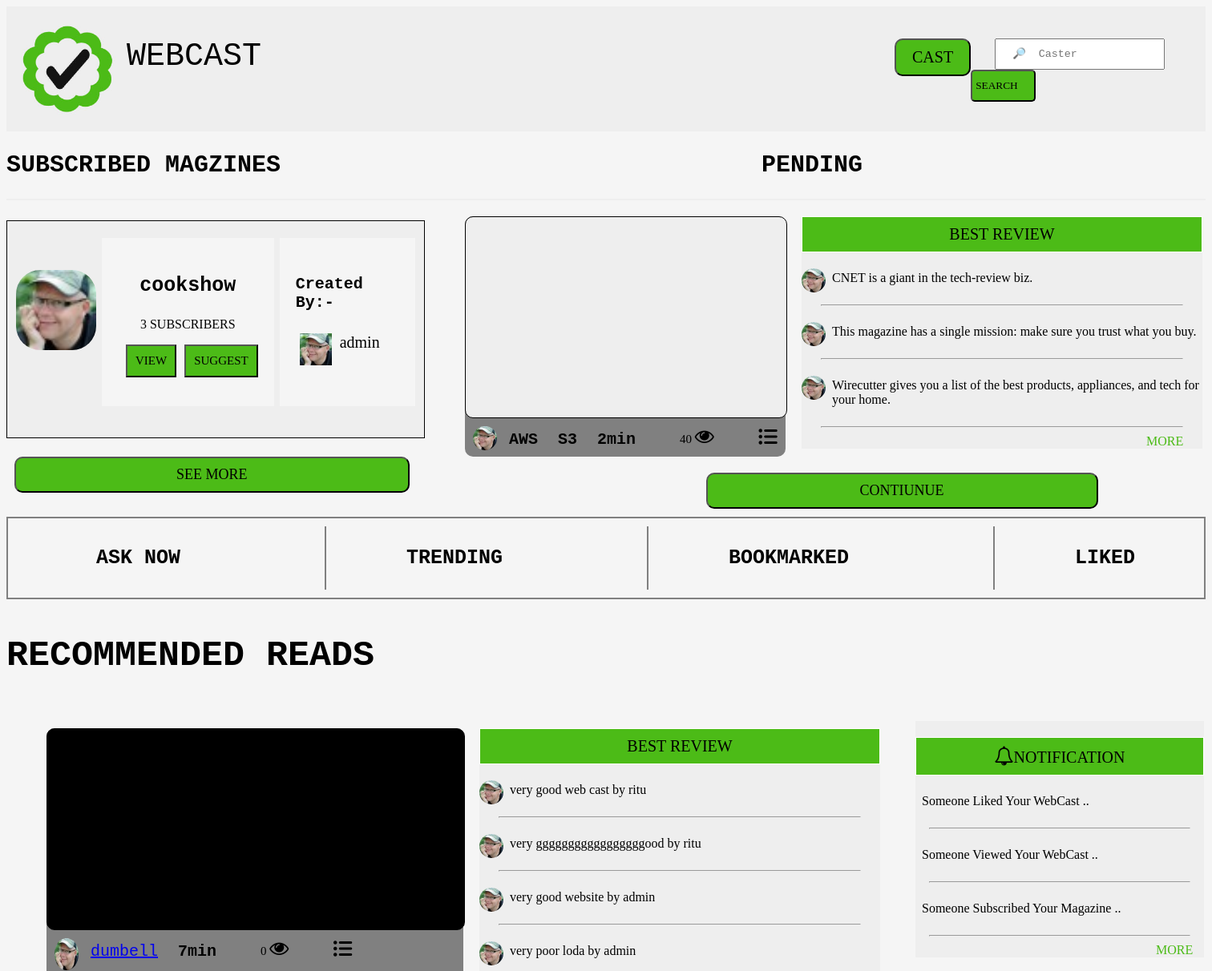
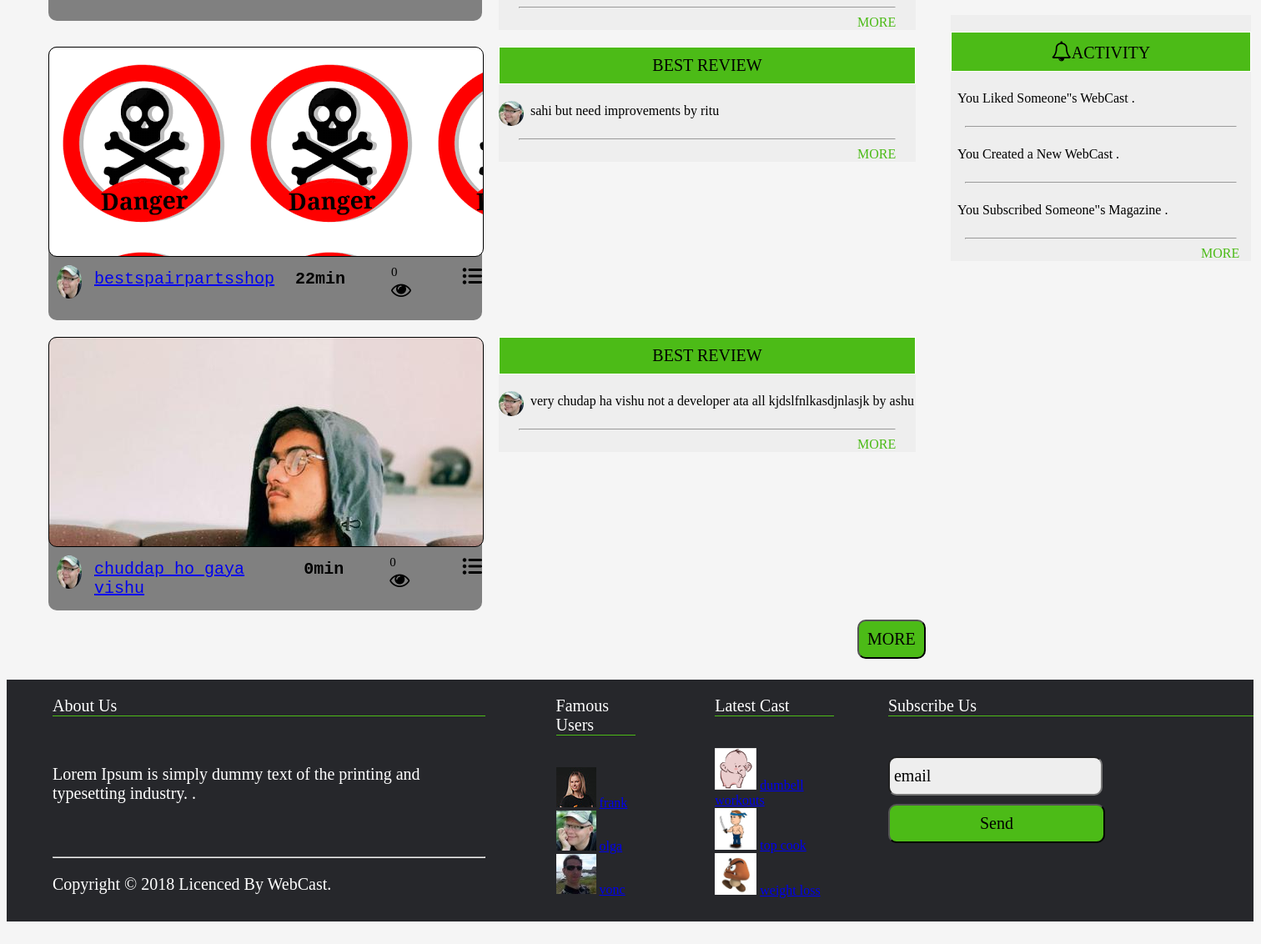
Page /profile/admin/ on the committed database (2 pictures, top to bottom).
### magazine/models.py (models this page shows, shortened)
class Magazines(models.Model):
    author=models.ForeignKey('accounts.UserModel',on_delete=models.CASCADE)
    name=models.CharField(max_length=20)
    subscribed_user=models.ManyToManyField(User,blank=True,verbose_name="subscribed")
    is_monetize=models.BooleanField(default=False)
    def __str__(self):
        return self.name

class Casts(models.Model):
    publish=models.DateTimeField(default=datetime.datetime.now())
    publish_by=models.ForeignKey('accounts.UserModel',on_delete=models.CASCADE,related_name="published_by",blank=True,null=True)
    magazine=models.ForeignKey(Magazines,on_delete=models.CASCADE)
    title=models.CharField(max_length=40)
    content=models.TextField(max_length=1000,blank=True,null=True)
    thumbnail=models.ImageField(upload_to="media/",null=True,blank=True)
    upvotes=models.ManyToManyField('accounts.UserModel',blank=True,verbose_name="liked")
    slug=models.SlugField(max_length=100,blank=True,null=True,unique=True)
    time=models.PositiveSmallIntegerField(default=0)
    tag=TaggableManager()
    def __str__(self):
        return self.title
    def get_absolute_url(self):
        slug=slugify(self.title)+makeslugs(self.publish)
        return reverse('magazine:cast',kwargs={'slug':slug})

class Comments(models.Model):
    comment_by=models.ForeignKey('accounts.UserModel',on_delete=models.CASCADE)
    comment=models.CharField(max_length=100,null=True,blank=True)
    commented_cast=models.ForeignKey(Casts,on_delete=models.CASCADE,blank=True,null=True)
    is_pos=models.BooleanField(default=True)
    upvotes=models.PositiveIntegerField(default=0)
    def __str__(self):
        return f'{self.comment} by {self.comment_by}'

### accounts/models.py (models this page shows, shortened)
class UserModel(models.Model):
    user=models.OneToOneField(User,on_delete=models.CASCADE)
    profile=models.ImageField(upload_to='media/',blank=True)
    my_subscribed_magazine=models.ManyToManyField('magazine.Magazines',blank=True,null=True)
    def __str__(self):
        return str(self.user)

class Notifications(models.Model):
    notify_to=models.ForeignKey(UserModel,on_delete=models.CASCADE)
    notify=models.CharField(max_length=40,choices=CHOICES)
    def __str__(self):
        return self.notify

class Activity(models.Model):
    act_of=models.ForeignKey(UserModel,on_delete=models.CASCADE)
    activity=models.CharField(max_length=55,choices=ACHOICES)

### magazine/views.py (the view)
# urls.py: path('profile/<str:username>/',views.all_casts,name="home"),
def all_casts(request,username):
    user=User.objects.get(username=username)
    usermodel=UserModel.objects.get(user=user.id)
    magazines=usermodel.my_subscribed_magazine.all()
    if len(magazines)>0:
        magazine=magazines[0]
        print("subscribed mah=gazine ",magazine)
        author=magazine.author.__str__()
        print("author ",author)
        total_subscribers=len(magazines)
        print("total subscribers ",total_subscribers)
    else:
        author=""
        magazine=[]
        total_subscribers=0
    print("done")
    three_activity=usermodel.activity_set.all()[:3]
    three_activit=[]
    for i in three_activity:
        three_activit.append(i.activity)
    print("activities ",three_activit)
    three_notification=usermodel.notifications_set.all()[:3]
    print("notifications ",three_notification)
    subscribed_magazine=user.magazines_set.all()
    print("magazine subscribed  ",subscribed_magazine)
    casts=[]
    for magazin in subscribed_magazine:
        if magazin.casts_set.all():
            casts.append(magazin.casts_set.all())
    if len(casts)>3:
        casts=casts[:3]
    else:
        casts=casts[:len(casts)]
    castr = []
    print("done")
    if len(casts)>0:
        for cast1 in casts[0]:
            castr.append(cast1)
        print(castr)
    context={'author':author,'totsub':total_subscribers,'magazine':magazine,'threeact':three_activit,
             'threenot':three_notification,'webcasts':casts,'casts':castr}
    return render(request, "magazine/all.html",context)

### magazine/models.py (called while the page is built)
def makeslugs(date):
    year=date.year
    day=date.day
    month=date.month
    s=f'-{year}-{month}-{day}'
    return s

### magazine/templates/magazine/all.html (shortened to what this page needs)
{%extends 'magazine/base.html'%}
{%block content%}
{%load static%}
<div class="head1">
<h2> SUBSCRIBED MAGZINES </h2>
    <h2 style="margin-left:600px;">PENDING</h2>
</div>
<div class="head10">
<div class="head7">
<div class="head2">
    <img src="{%static 'accounts/frank.jpg'%}" style="WIDTH:100PX; HEIGHT:100PX;border-radius:30px;">
</div>
<div class="head3">
    <h3>{{magazine}}</h3>
    <p>{{totsub}} SUBSCRIBERS</p>
    <div class="head4">
    <button>VIEW</button>
     <button>SUGGEST</button>
        </div>
</div>
<div class="head5">
    <h4>Created By:-</h4>
    <div class="head6">
    <img src="{%static 'accounts/frank.jpg'%}" style="height:40px; width:40px; margin-left:5px;margin-right:10px;">
        <p style="font-family:verdena; font-size:20px;margin-top:0px;">{{author}}</p>
    </div>
</div>
</div>
<div class="head9">
<div class="left">
</div>
<div class="head8">
<img src="{%static 'accounts/frank.jpg'%}" style="width:30px; height:30px;border-radius:50%;">
<h6 style="margin-left:15px; font-size:20px; font-family:monospace; margin-top:5px;">AWS</h6>
<h6 style="margin-left:25px; font-size:20px; font-family:monospace;margin-top:5px;">S3</h6>
<h6 style="margin-left:25px; font-size:20px; font-family:monospace;margin-top:5px;">2min</h6>
<p style="margin-left:55px; font-size:15px; font-family:verdena;margin-top:0.5px;">40 <i style="font-size:24px" class="fa">&#xf06e;</i></p>
<i style='font-size:24px;margin-left:55px;margin-top:1px;' class='fas'>&#xf0ca;</i>
</div>
</div>
    <div class="for">
<div class="review">
    <div class="best">
        <p>BEST REVIEW</p>
    </div>
    <div class="small">
    <img src="{%static 'accounts/frank.jpg'%}" style="width:30px; height:30px;border-radius:50%;">
    <p> CNET is a giant in the tech-review biz.</p>
    </div>
    <hr class="new">
    <div class="small">
    <img src="{%static 'accounts/frank.jpg'%}" style="width:30px; height:30px;border-radius:50%;">
    <p>This magazine has a single mission: make sure you trust what you buy. </p>
    </div>
    <hr class="new">
    <div class="small">
    <img src="{%static 'accounts/frank.jpg'%}" style="width:30px; height:30px;border-radius:50%;">
    <p>Wirecutter gives you a list of the best products, appliances, and tech for your home. </p>
    </div>
    <hr class="new">
        <a style="margin-left:430px; color:#4CBB17;cursor:pointer;">MORE</a>
</div>
    </div>
    </div>
<div class="but1">
<div class="see">
    <button>SEE MORE</button>
</div>
<div class="continue">
     <button>CONTIUNUE</button>
</div>
    </div>
<div class="head11">
<div class="activity">
<p>ASK NOW</p>
</div>
<div class="trending">
<p>TRENDING</p>
</div>
<div class="store">
<p>BOOKMARKED</p>
</div>
<div class="liked">
<p>LIKED</p>
</div>
</div>
<div class="recommended">
    <p>RECOMMENDED READS</p>
</div>
<div class="read2" style="display:inline;">
    {%for cast in casts%}
<div class="reads">
    <div class="head91">
        <div class="left91" style='background:url("{{cast.thumbnail.url}}");'>
</div>
<div class="head8">
<img src="{%static 'accounts/frank.jpg'%}" style="width:30px; height:40px;border-radius:50%;">
<a style="margin-left:15px; font-size:20px; font-family:monospace; margin-top:5px;" href="{{cast.get_absolute_url}}" target="_blank">{{cast.title}}</a>
<h6 style="margin-left:25px; font-size:20px; font-family:monospace;margin-top:5px;">{{cast.time}}min</h6>
<p style="margin-left:55px; font-size:15px; font-family:verdena;margin-top:0.5px;">0 <i style="font-size:24px" class="fa">&#xf06e;</i></p>
<i style='font-size:24px;margin-left:55px;margin-top:1px;' class='fas'>&#xf0ca;</i>
</div>
</div>
    <div class="for">
<div class="review">
    <div class="best">
        <p>BEST REVIEW</p>
    </div>
    {%for comment in cast.comments_set.all%}
    <div class="small">
    <img src="{%static 'accounts/frank.jpg'%}" style="width:30px; height:30px;border-radius:50%;">
    <p> {{comment}}</p>
    </div>
    <hr class="new">
    {%endfor%}
<a style="margin-left:430px; color:#4CBB17;cursor:pointer;">MORE</a>
</div>
    </div>
</div>
    {%endfor%}
    <div class="for1" style="margin-left:1000px;margin-top:1px;">
<div class="review1" style="width:360px;position:absolute;top:900px;left:1132px;">
    <div class="best">
       <p><i style="font-size:24px" class="fa">&#xf0a2;</i>NOTIFICATION</p>
    </div>
    {%for noti in threenot%}
    <div class="small">
    <p> {{noti}}.</p>
    </div>
    <hr class="new">
    {%endfor%}
    <a style="margin-left:300px; color:#4CBB17;cursor:pointer;">MORE</a>
</div>
    </div>
</div>
    <div class="for1" style="float:right;">
<div class="review1">
    <div class="best">
       <p><i style="font-size:24px" class="fa">&#xf0a2;</i>ACTIVITY</p>
    </div>
    {%for act in threeact%}
    <div class="small">
    <p>{{act}}</p>
    </div>
    <hr class="new">
     {%endfor%}
     <a  style="margin-left:300px; color:#4CBB17;cursor:pointer;">MORE</a>
</div>
    </div>
<div class="more" >
<button>MORE</button>
</div>
<div class="footer">
    <div class="about" style="margin-left:55px;">
        <p style="font-size:20px;border-bottom:1px solid #4CBB17;font-family:consolas;color:white;">About Us</p>
        <br>
        <p style="font-size:20px; font-family:consolas;color:white;">Lorem Ipsum is simply dummy text of the printing and typesetting industry. .</p>
        <br>
        <br>
    <div class="copyright" style="">
        <hr style="color:#4CBB17;">
        <p style="font-size:20px; font-family:consolas;color:white;">Copyright &copy; 2018 Licenced By WebCast.</p>
    </div>
    </div>
    <div class="trend-people" style="margin-left:85px;">
    <p style="font-size:20px;border-bottom:1px solid #4CBB17;font-family:consolas;color:white;">Famous Users</p>
        <br>
    <img src="{%static 'accounts/olga.jpg'%}"><span>  <a href="#">frank</a></span>
        <br>
    <img src="{%static 'accounts/frank.jpg'%}"><span>  <a href="#">olga</a></span>
        <br>
    <img src="{%static 'accounts/vonc.jpg'%}"><span>  <a href="#">vonc</a></span>
    </div>
    <div class="latest-cast" style="margin-left:95px;">
       <p style="font-size:20px;border-bottom:1px solid #4CBB17;font-family:consolas;color:white;">Latest Cast</p>
        <br>
    <img src="{%static 'accounts/300px1.jpg'%}" style="height:50px;width:50px;"><span>  <a href="#">dumbell workouts</a></span>
        <br>
    <img src="{%static 'accounts/300px2.jpg'%}" style="height:50px;width:50px;"><span>  <a href="#">top cook</a></span>
        <br>
    <img src="{%static 'accounts/300px3.jpg'%}" style="height:50px;width:50px;"><span>  <a href="#">weight loss</a></span>
    </div>
    <div class="subscribe-form" style="margin-left:65px;">
    <p style="font-size:20px;border-bottom:1px solid #4CBB17;font-family:consolas;color:white;">Subscribe Us</p>
        <br>
    <input type="email" class="email" value="email" placeholder="@mail.com">
    <input type="submit" class="submit1" value="Send">
    </div>
</div>
{%endblock%}

### magazine/templates/magazine/base.html (shortened to what this page needs)
<!DOCTYPE html>
<html lang="en">
<head>
    {%load static%}
</head>
<body>
<div class="nav">
    <div class="logo"><img src="{%static 'accounts/webcast.jpg'%}" style="height:150px; width:150px;"></div>
    <div class="name">
        <p>WEBCAST</p>
    </div>
    <div class="cast-but">
    <button>CAST</button>
    </div>
    <div class="search1">
        <input type ="text" class ="search" placeholder ="&#x1F50E;  Caster">
              <input type ="submit" class ="submit" value ="SEARCH">
    </div>
</div>
{%block content%}{%endblock%}
<link rel="stylesheet" href="https://cdnjs.cloudflare.com/ajax/libs/font-awesome/4.7.0/css/font-awesome.min.css">
<link rel="stylesheet" href="https://cdnjs.cloudflare.com/ajax/libs/font-awesome/4.7.0/css/font-awesome.min.css">
</body>
</html>

### magazine/templates/magazine/base.html (style rules this page uses)
body { background-color:whitesmoke; }
.nav { display:flex; width:100%; background-color:#eee; }
.name p { padding-right:780px; font-size:40px; font-family:monospace; }
.cast-but button { font-size:20px; font-family:consolas; background-color:#4CBB17; cursor:pointer; padding-left:20px; padding-right:20px; padding-top:10px; padding-bottom:10px; border-radius:10px; margin-top:40px; }
.search1 { margin-top:40px; }
.search { margin-left:30px; font-family:monospace; padding-top:10px; padding-bottom:10px; padding-left:20px; padding-right:20px; }
.submit { background-color:#4CBB17; font-family:consolas; padding-top:10px; padding-bottom:10px; padding-left:8px; padding-right:20px; border-radius:5px; }

### magazine/templates/magazine/all.html (style rules this page uses)
.head1 { display:flex; border-top:2px solid #eee; border-bottom:2px solid #eee; }
.head2 { border-radius:30px; width:100px; height:100px; background-color:whitesmoke; border:box-sizing; border:1px solid #eee; margin-top:50px; }
.head3 { padding:20px; text-align:center; margin-left:5px; width:200px; height:170px; background-color:whitesmoke; border:box-sizing; border:1px solid #eee; margin-top:10px; }
.head4 { display:flex; }
.head5 { padding:20px; margin-left:5px; width:200px; height:170px; background-color:whitesmoke; border:box-sizing; border:1px solid #eee; margin-top:10px; }
.head6 { display:flex; }
.head7 { padding:10px; width:500px; height:250px; background-color:#eee; border:box-sizing; border:1px solid black; margin-top:25px; display:flex; }
button { margin-left:10px; background-color:#4CBB17; padding:10px; font-family:consolas; font-size:15px; }
h4 { font-size:20px; font-family:monospace; }
h3 { font-size:25px; font-family:monospace; }
h2 { font-size:30px; font-family:monospace; }
.left91 { height:250px; width:520px; border: 1px solid black; border-radius:10px; }
.left { height:250px; width:400px; background-color:#eee; border: 1px solid black; border-radius:10px; }
.head8 { display:flex; margin-top:10px; margin-left:10px; }
.review { width:500px; background-color:#eee; }
.best p { text-align:center; font-size:20px; font-family:verdena; border:box-sizing; border:1px solid white; background-color:#4CBB17; padding:10px; }
.small { display:flex; margin-top:20px; }
.head91 { border-radius:10px; height:328px; width:520px; background-color:grey; margin-top:20px; margin-left:50px; margin-right:20px; }
.head9 { border-radius:10px; height:300px; width:400px; background-color:grey; margin-top:20px; margin-left:50px; margin-right:20px; }
.head10 { display:flex; }
.small p { margin-top:3px; margin-left:8px; fon-size:18px; font-family:consolas; }
.new { width:90%; color:grey; }
.but1 { display:flex; }
.see button { border-radius:10px; margin-left:10px; background-color:#4CBB17; padding-left:200px; padding-right:200px; padding-top:10px; padding-bottom:10px; font-family:consolas; font-size:18px; }
.continue button { border-radius:10px; margin-left:370px; margin-top:20px; background-color:#4CBB17; padding-left:190px; padding-right:190px; padding-top:10px; padding-bottom:10px; font-family:consolas; font-size:18px; }
.head11 { margin-top:10px; border:2px solid grey; padding:10px; display:flex; }
.activity { border-right:2px solid grey; padding-right:180px; }
.trending { border-right:2px solid grey; padding-right:180px; }
.store { border-right:2px solid grey; padding-right:180px; }
.head11 p { font-size:25px; font-family:monospace; font-weight:bold; margin-left:100px; }
.recommended p { font-size:45px; font-family:monospace; font-weight:bold; }
.reads { display:flex; }
.more button { background-color:#4CBB17; font-size:20px; font-family:consolas; padding:10px; margin-top:10px; margin-left:1020px; margin-bottom:45px; border-radius:10px; }
.review1 { margin-left:10px; position:absolute; top:1230px; left:1130px; width:360px; background-color:#eee; }
.for1 { margin-left:10px; }
.submit { padding-left:4px; }
.footer { height:290px; width:99.9%; position:relative; bottom:20px; background-color:#26272b; display:flex; }
.submit1 { border-radius:10px; width:260px; padding-left:80px; padding-right:80px; padding-top:10px; padding-bottom:10px; background-color:#4CBB17; font-family:consolas; font-size:20px; margin-top:10px; display:inline; cursor:pointer; }
.email { border-radius:10px; width:240px; background-color:#eee; padding-left:5px; padding-right:8px; padding-top:10px; padding-bottom:10px; font-family:consolas; font-size:20px; margin-top:10px; }

### rows in the picture
Magazines: name "cookshow"
Casts: thumbnail (picture), title "dumbell", time "7"
Comments: comment+comment_by "very good web cast by ritu"
Comments: comment+comment_by "very gggggggggggggggggood by ritu"
Comments: comment+comment_by "very good website by admin"
Comments: comment+comment_by "very poor loda by admin"
Casts: thumbnail (picture), title "bestspairpartsshop", time "22"
Comments: comment+comment_by "sahi but need improvements by ritu"
Casts: thumbnail (picture), title "chuddap ho gaya vishu", time "0"
Comments: comment+comment_by "very chudap ha vishu not a developer ata all kjdslfnlkasdjnlasjk by ashu"
Notifications: notify "Someone Liked Your WebCast ."
Notifications: notify "Someone Viewed Your WebCast ."
Notifications: notify "Someone Subscribed Your Magazine ."
Activity: threeact "You Liked Someone\"s WebCast ."
Activity: threeact "You Created a New WebCast ."
Activity: threeact "You Subscribed Someone\"s Magazine ."

### other values in the picture
{{ totsub }} "3"
{{ author }} "admin"
